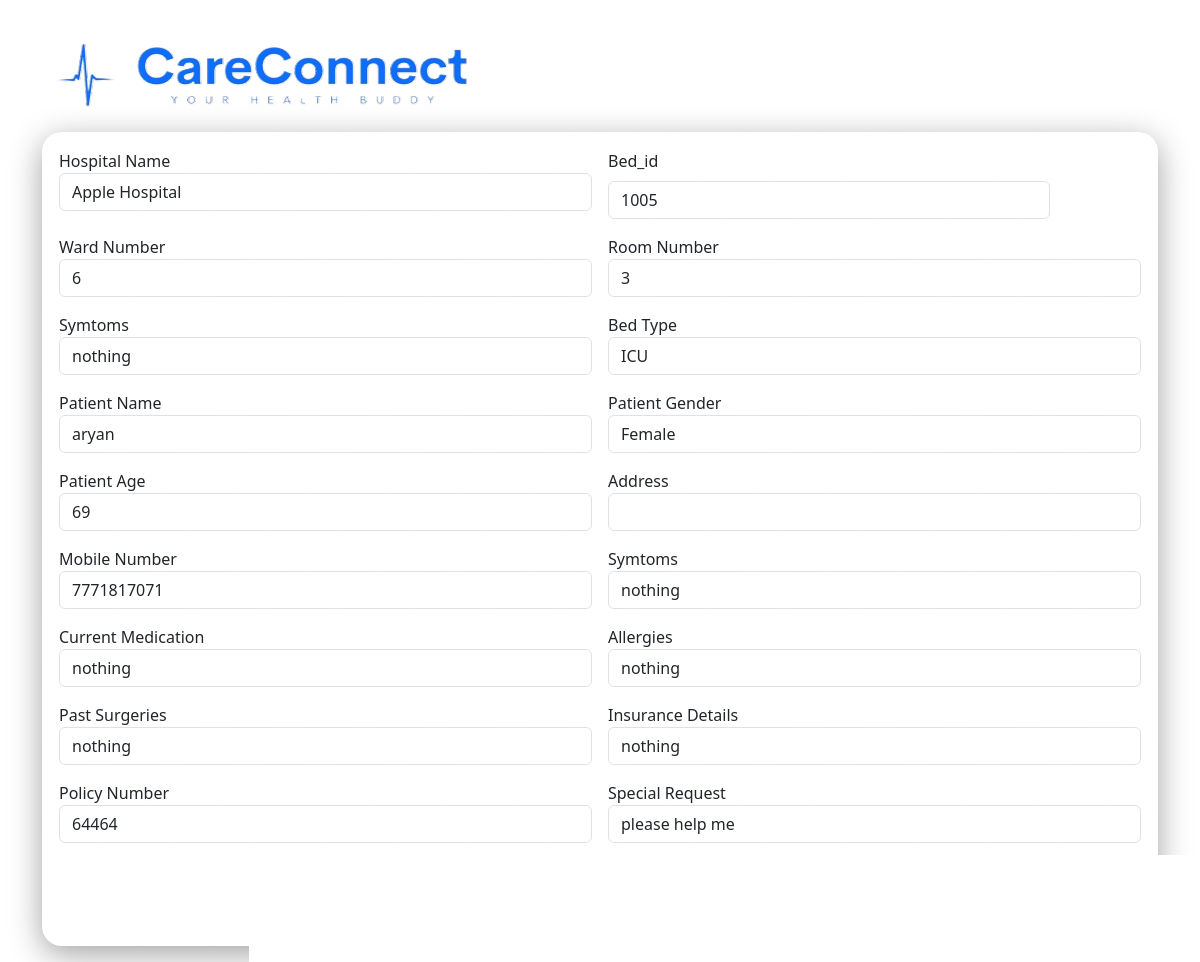
/pdata/8/, run on the app's committed database.
### home/models.py (models this page shows)
class filldata(models.Model):
    Hospital_name = models.CharField(max_length=300)
    Bed_id=models.CharField(max_length=300,unique=True)
    Ward_number=models.IntegerField()
    Room_number=models.IntegerField()
    Disease=models.CharField(max_length=200)
    Bed_type=models.CharField(max_length=300)
    patient_name=models.CharField(max_length=200)
    patient_gender=models.CharField(choices=ge,max_length=300)
    patient_age=models.PositiveBigIntegerField()
    address=models.TextField()
    mobile_number=models.PositiveBigIntegerField()
    current_medication=models.TextField()
    allergies=models.TextField()
    past_surgeries=models.TextField()
    insurance_policy=models.TextField()
    Policy_number=models.TextField()
    special_request=models.TextField()

### home/views.py (the view)
# urls.py: path('pdata/<id>/',pdata),
def pdata(request,id):
    user=filldata.objects.filter(id=id)
    return render(request,'pdata.html',context={'data':user})

### home/template/pdata.html (shortened to what this page needs)
{% load static %}
<!DOCTYPE html>
<html lang="en">
  <head>
    <link
      href="https://cdn.jsdelivr.net/npm/bootstrap@5.3.2/dist/css/bootstrap.min.css"
      rel="stylesheet"
    />
  </head>
  <body>
    <div class="container my-3">
      <div class="row my-1 p-2">
        <div class="col">
          <img
            src="{% static 'images/0019b4ca-3b9d-422a-b123-113ed453ccc3.png'%}"
            class="img-fluid"
            alt=""
          />
        </div>
      </div>
      <div class="row">
        <div class="col">
          <div class="card glass">
            <div class="card-body">
              <form class="row g-3" method="get">
                {% for i in data %}
                <div class="col-md-6">
                  <label for="inputEmail4" class="form-labe">Hospital Name</label>
                  <input
                    type="text"
                    class="form-control"
                    value="{{i.Hospital_name}}"
                    name="fullname"
                    id="inputEmail4"
                    required
                  />
                </div>
                <div class="col-md-5">
                  <label for="inputPassword4" class="form-label"
                    >Bed_id</label
                  >
                  <input
                    type="text"
                    class="form-control"
                    value="{{i.Bed_id}}"
                    name="fathersname"
                    id="inputPassword4"
                    required
                  />
                </div>
                <div class="col-md-6">
                    <label for="inputEmail4" class="form-labe">Ward Number</label>
                    <input
                      type="text"
                      class="form-control"
                      value="{{i.Ward_number}}"
                      name="fullname"
                      id="inputEmail4"
                      required
                    />
                  </div>
                  <div class="col-md-6">
                    <label for="inputEmail4" class="form-labe">Room Number</label>
                    <input
                      type="text"
                      class="form-control"
                      value="{{i.Room_number}}"
                      name="fullname"
                      id="inputEmail4"
                      required
                    />
                  </div>
                  <div class="col-md-6">
                    <label for="inputEmail4" class="form-labe">Symtoms</label>
                    <input
                      type="text"
                      class="form-control"
                      value="{{i.Disease}}"
                      name="fullname"
                      id="inputEmail4"
                      required
                    />
                  </div>
                  <div class="col-md-6">
                    <label for="inputEmail4" class="form-labe">Bed Type</label>
                    <input
                      type="text"
                      class="form-control"
                      value="{{i.Bed_type}}"
                      name="fullname"
                      id="inputEmail4"
                      required
                    />
                  </div>
                  <div class="col-md-6">
                    <label for="inputEmail4" class="form-labe">Patient Name</label>
                    <input
                      type="text"
                      class="form-control"
                      value="{{i.patient_name}}"
                      name="fullname"
                      id="inputEmail4"
                      required
                    />
                  </div>
                  <div class="col-md-6">
                    <label for="inputEmail4" class="form-labe">Patient Gender</label>
                    <input
                      type="text"
                      class="form-control"
                      value="{{i.patient_gender}}"
                      name="fullname"
                      id="inputEmail4"
                      required
                    />
                  </div>
                  <div class="col-md-6">
                    <label for="inputEmail4" class="form-labe">Patient Age</label>
                    <input
                      type="text"
                      class="form-control"
                      value="{{i.patient_age}}"
                      name="fullname"
                      id="inputEmail4"
                      required
                    />
                  </div>
                  <div class="col-md-6">
                    <label for="inputEmail4" class="form-labe">Address</label>
                    <input
                      type="text"
                      class="form-control"
                      value="{{i.address1}}"
                      name="fullname"
                      id="inputEmail4"
                      required
                    />
                  </div>
                  <div class="col-md-6">
                    <label for="inputEmail4" class="form-labe">Mobile Number</label>
                    <input
                      type="text"
                      class="form-control"
                      value="{{i.mobile_number}}"
                      name="fullname"
                      id="inputEmail4"
                      required
                    />
                  </div>
                  <div class="col-md-6">
                    <label for="inputEmail4" class="form-labe">Symtoms</label>
                    <input
                      type="text"
                      class="form-control"
                      value="{{i.Disease}}"
                      name="fullname"
                      id="inputEmail4"
                      required
                    />
                  </div>
                  <div class="col-md-6">
                    <label for="inputEmail4" class="form-labe">Current Medication</label>
                    <input
                      type="text"
                      class="form-control"
                      value="{{i.current_medication}}"
                      name="fullname"
                      id="inputEmail4"
                      required
                    />
                  </div>
                  <div class="col-md-6">
                    <label for="inputEmail4" class="form-labe">Allergies</label>
                    <input
                      type="text"
                      class="form-control"
                      value="{{i.allergies}}"
                      name="fullname"
                      id="inputEmail4"
                      required
                    />
                  </div><div class="col-md-6">
                    <label for="inputEmail4" class="form-labe">Past Surgeries</label>
                    <input
                      type="text"
                      class="form-control"
                      value="{{i.past_surgeries}}"
                      name="fullname"
                      id="inputEmail4"
                      required
                    />
                  </div>
                  <div class="col-md-6">
                    <label for="inputEmail4" class="form-labe">Insurance Details</label>
                    <input
                      type="text"
                      class="form-control"
                      value="{{i.insurance_policy}}"
                      name="fullname"
                      id="inputEmail4"
                      required
                    />
                  </div>
                  <div class="col-md-6">
                    <label for="inputEmail4" class="form-labe">Policy Number</label>
                    <input
                      type="text"
                      class="form-control"
                      value="{{i.Policy_number}}"
                      name="fullname"
                      id="inputEmail4"
                      required
                    />
                  </div>
                  <div class="col-md-6">
                    <label for="inputEmail4" class="form-labe">Special Request</label>
                    <input
                      type="text"
                      class="form-control"
                      value="{{i.special_request}}"
                      name="fullname"
                      id="inputEmail4"
                      required
                    />
                  </div>
                {% endfor %}
              </form>
              <br>
<center>              <a href="/information/"><button class="btn btn-primary">View All Patients</button></a>
</center>
            </div>
          </div>
        </div>
      </div>
    </div>
  </body>
</html>

### home/template/pdata.html (style rules this page uses)
.glass { background: linear-gradient( 135deg, rgba(255, 255, 255, 0.1), rgba(255, 255, 255, 0) ); backdrop-filter: blur(10px); -webkit-backdrop-filter: blur(10px); border-radius: 20px; border: 1px solid rgba(255, 255, 255, 0.18); box-shadow: 0 8px 32px 0 rgba(0, 0, 0, 0.37); }
.btn { width: 120px; font-weight: 700; }

### data on the page
filldata: fullname "Apple Hospital", fathersname "1005", fullname "6", fullname "3", fullname "nothing", fullname "ICU", fullname "aryan", fullname "Female", fullname "69", fullname "7771817071", fullname "64464", fullname "please help me"
